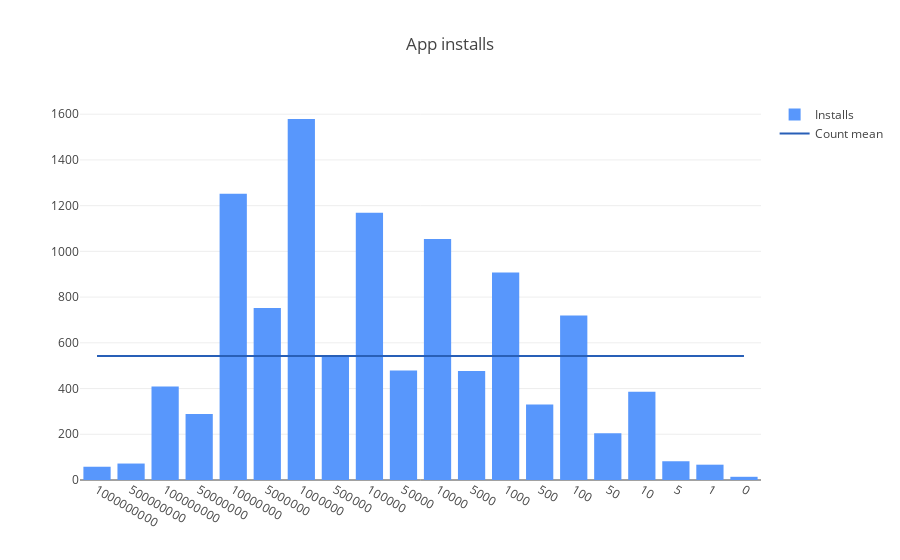

The notebook cell this image was saved under:
### Code cell
trace1 = go.Bar(
    x=tt.index,
    y=tt.values,
    name='Installs',
    marker=go.bar.Marker(color='#5897fc')
)

trace2 = go.Scatter(
    x=tt.index,
    y=[tt.values.mean()]*len(tt),
    name='Count mean',
    marker=go.scatter.Marker(color='#285fb7')
)
    
layout = go.Layout(
    title='App installs',
    xaxis = go.layout.XAxis(type='category')
)

fig = go.Figure(data=[trace1, trace2], layout=layout)
iplot(fig)

### Figure 1 — Plotly figure (JSON) as saved in the notebook; plotly's stock layout.template omitted (floating-point values rounded to 4 significant figures)
{"data": [{"marker": {"color": "#5897fc"}, "name": "Installs", "type": "bar", "uid": "b04d65f0-5cb7-4a1b-9899-b1e9c196b321", "x": [1000000000, 500000000, 100000000, 50000000, 10000000, 5000000, 1000000, 500000, 100000, 50000, 10000, 5000, 1000, 500, 100, 50, 10, 5, 1, 0], "y": [58, 72, 409, 289, 1252, 752, 1579, 539, 1169, 479, 1054, 477, 908, 330, 719, 205, 386, 82, 67, 14]}, {"marker": {"color": "#285fb7"}, "name": "Count mean", "type": "scatter", "uid": "b3dda672-ebbb-4907-a2f2-ac490744c3ca", "x": [1000000000, 500000000, 100000000, 50000000, 10000000, 5000000, 1000000, 500000, 100000, 50000, 10000, 5000, 1000, 500, 100, 50, 10, 5, 1, 0], "y": [542, 542, 542, 542, 542, 542, 542, 542, 542, 542, 542, 542, 542, 542, 542, 542, 542, 542, 542, 542]}], "layout": {"title": {"text": "App installs"}, "xaxis": {"type": "category"}}}
